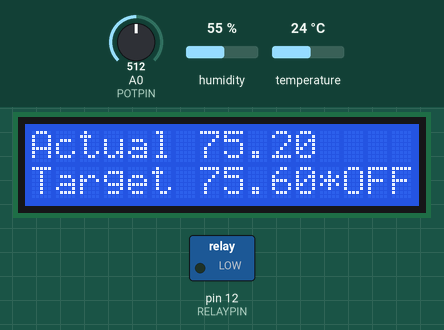
A sketch run on a simulated Arduino Mega 2560, built with avr-gcc and run on an emulated ATmega2560. Shown: 16×2 character LCD, switched loads named in the sketch (green lamp = pin HIGH). Inputs (shaded band) come from the test bench; at power-on: temperature 24 °C, A0 (POTPIN) = 512, humidity 55 %. What the sketch prints to the serial monitor is not drawn.

Above: at 1.2 s.
1.3 s: temperature set to 26 °C
At 3.6 s:
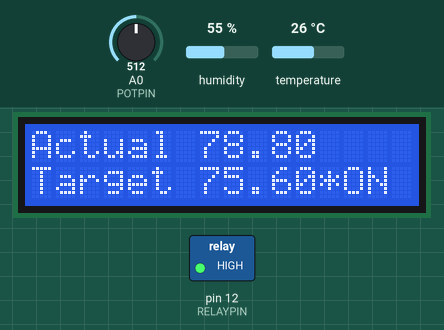
3.9 s: A0 (POTPIN) set to 716
At 5.7 s:
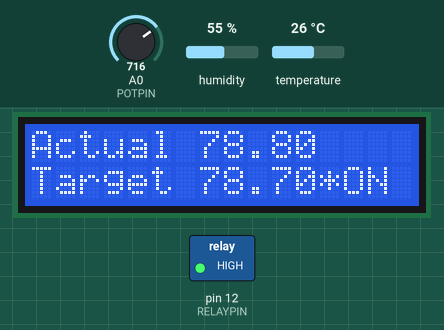
6.0 s: temperature set to 24 °C
At 7.3 s:
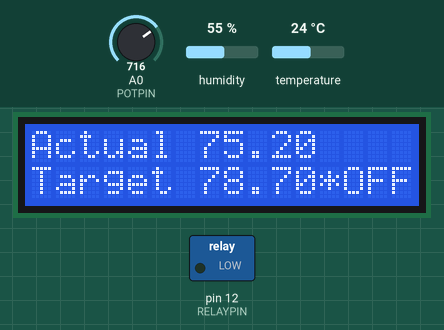
8.0 s: A0 (POTPIN) set to 900
At 9.2 s:
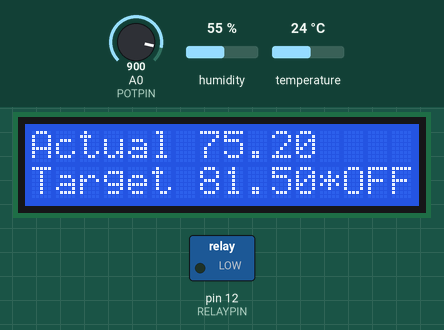
10.0 s: temperature set to 12 °C
At 11.8 s:
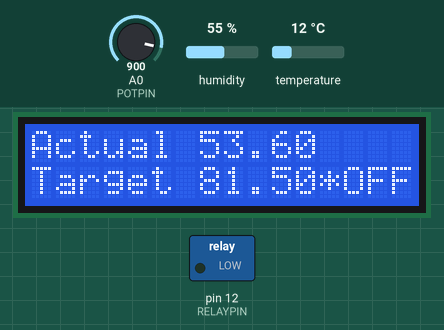
12.1 s: A0 (POTPIN) set to 1010
At 14.0 s:
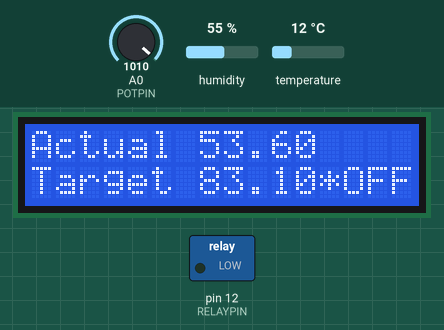
Timing chart, 0 to 15.1 s (numbered marks = the images above; inputs shaded):
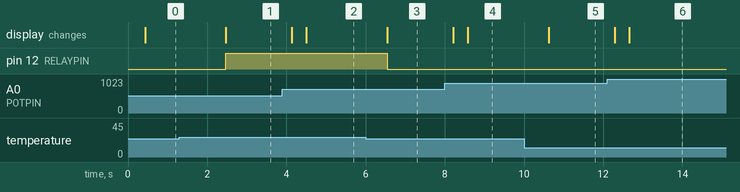

Measured:
- the behaviour switches between 24 and 25 °C on temperature (found by bisection; images 0 and 1)
- the behaviour switches between 26 and 25 °C on temperature (found by bisection; images 2 and 3)
- after the input at 1.3 s, pin 12 (RELAYPIN): LOW → HIGH after 1.2 s; the display: changes after 1.2 s (image 1)
- after the input at 3.9 s, the display: first changes after 0.24 s (image 2 shows a later state)
- after the input at 6.0 s, pin 12 (RELAYPIN): HIGH → LOW after 0.54 s; the display: changes after 0.54 s (image 3)
- after the input at 8.0 s, the display: first changes after 0.22 s (image 4 shows a later state)
- after the input at 10.0 s, the display: changes after 0.62 s (image 5)
- after the input at 12.1 s, the display: first changes after 0.20 s (image 6 shows a later state)

The sketch:

thermostat.ino
```cpp
// Dependencies:

// uses dht 11 temperature sensor, using dht sensor library by adafruit,
// which also installs the other unified sensor lib

// uses LiquidCrystal I2C library by Marco Schwartz for a 16x2 lcd using 4 pin i2c connection, pins 20 and 21 are sda and scl on arduino mega, respectively

// it is assumed that, if temperature buttons are used, they are HIGH by default, and LOW when depressed
// the user can feel free to change it to be the other way around if that's desired
// I personally use a 20k potentiometer for the temperature setting, which allows all 1023 analog resolution to be used
// when cooling is on, a 10 amp relay like HiLetgo 2pcs 5V One Channel Relay Module Relay Switch with OPTO Isolation High Low Level Trigger is turned on
// this can be connected to something like a window fan
// temperature sensor is dht11, but others could bbe substituted

#include "DHT.h"
#include <Wire.h>
#include <LiquidCrystal_I2C.h>

#define DHTPIN 2 //temp sensor

#define DHTTYPE DHT11 // temp sensor
#define POTPIN 0 // for potentiometer temperature setting
#define DOWNPIN 5 // for temperature reduction button with button temp setting
#define UPPIN 4  // for temperature increase with button temp setting
#define RELAYPIN 12 // the pin that turns on the temperature changing device

DHT dht(DHTPIN, DHTTYPE); // temp sensor initialization
LiquidCrystal_I2C lcd(0x27,16,2);

int shouldCool; //boolean to turn on the temperature changer
float tempTolerance; // how far from the desired temperature you have to be to change device state
int prevDownSwitch; // previous state of down button
int prevUpSwitch; //previous state of up button
float desiredSwitch; // current temperature that is desired, if buttons are used to change temp
float prevDesiredTemp;
float prevActualTemp;
void setup() {
  // put your setup code here, to run once:
  pinMode(UPPIN, INPUT);
  pinMode(DOWNPIN, INPUT);
  pinMode(RELAYPIN,OUTPUT);
  Serial.begin(9600);
  dht.begin();
  shouldCool=0;
  tempTolerance=0.75;
  prevDownSwitch=HIGH;
  prevUpSwitch=HIGH;
  desiredSwitch=75;
  prevDesiredTemp=75;
  prevActualTemp=75;
  lcd.init();
  lcd.backlight();
}
float readTemp(){
  float f = dht.readTemperature(true);
  if (isnan(f)) {
    Serial.println(F("Failed to read from DHT sensor!"));
    return 0;
  }
  return f;
}
void setCooling(float actualTemp, float desiredTemp){
  if(actualTemp<desiredTemp-tempTolerance){
    shouldCool=0;
  }
  if(actualTemp>desiredTemp+tempTolerance){
    shouldCool=1;
  }
}

void displayStatusSerialPort(int shouldCool, float actualTemp, float desiredTemp){
  if(actualTemp!=prevActualTemp || desiredTemp!=prevDesiredTemp){
    Serial.println("-------------------");
    Serial.write("actualTemp: ");
    Serial.println(actualTemp);
    Serial.write("desiredTemp: ");
    Serial.println(desiredTemp);
    if(shouldCool){
      Serial.println("cooling on");
    }
    else{
      Serial.println("cooling off");
    }
  }
  prevActualTemp=actualTemp;
  prevDesiredTemp=desiredTemp;
}
void displayStatusLCD(int shouldCool, float actualTemp, float desiredTemp){
  lcd.setCursor(0,0);
  lcd.print("Actual ");
  lcd.setCursor(7,0);
  lcd.print(actualTemp);
  lcd.setCursor(0,1);
  lcd.print("Target ");
  lcd.setCursor(7,1);
  lcd.print(desiredTemp);
  lcd.print("*");
  if(shouldCool){
    lcd.print("ON ");
  }
  else{
    lcd.print("OFF");
  }


}
void sendSignalToThermostat(){
  if(shouldCool){
    digitalWrite(RELAYPIN, HIGH);
  }
  else{
    digitalWrite(RELAYPIN, LOW);
  }
}
// get desired temperature from potentiometer
float readDesiredPot(){
  float READINGS=30; // number of samples to take
  float POTMAX=1000; // max readout of potentiometer (used for scaling, can be approximate)
  float TEMP_RANGE=15; // range of temperatures that can be set
  float TEMP_BASE=68; // minimum temperature that can be set
  float sum=0;
  // an older potentiometer was noisy, so use an average over a few readings to reduce noise
  for(int i=0; i<READINGS; i++){
    delay(10);
    sum+=analogRead(POTPIN);
  }

  float desiredTemp=TEMP_BASE+((sum/READINGS)/(POTMAX/TEMP_RANGE));
  desiredTemp=((int)(desiredTemp*10))/10.0;
  int digitalSignal = analogRead(POTPIN);
  //  Serial.print("analog signal ");
  //  Serial.println(sum/READINGS);
  return desiredTemp;
}
// get desired temperature from a switch
float readDesiredSwitch(){
  int up = digitalRead(UPPIN);
  int down = digitalRead(DOWNPIN);
  if(up==LOW && prevUpSwitch==HIGH){
    desiredSwitch+=1;

  }
  if(down==LOW && prevDownSwitch==HIGH){
    desiredSwitch-=1;

  }
  prevDownSwitch=down;
  prevUpSwitch=up;
  return desiredSwitch;
}
void loop() {
  //delay is done by temp reader in potentiometer mode
  float actualTemp=readTemp();
  //float desiredTemp = readDesiredSwitch();
  float desiredTemp = readDesiredPot();
  setCooling(actualTemp,desiredTemp);
  displayStatusSerialPort(shouldCool, actualTemp, desiredTemp);
  displayStatusLCD(shouldCool, actualTemp, desiredTemp);
  sendSignalToThermostat();
  //delay(200);

}
```
